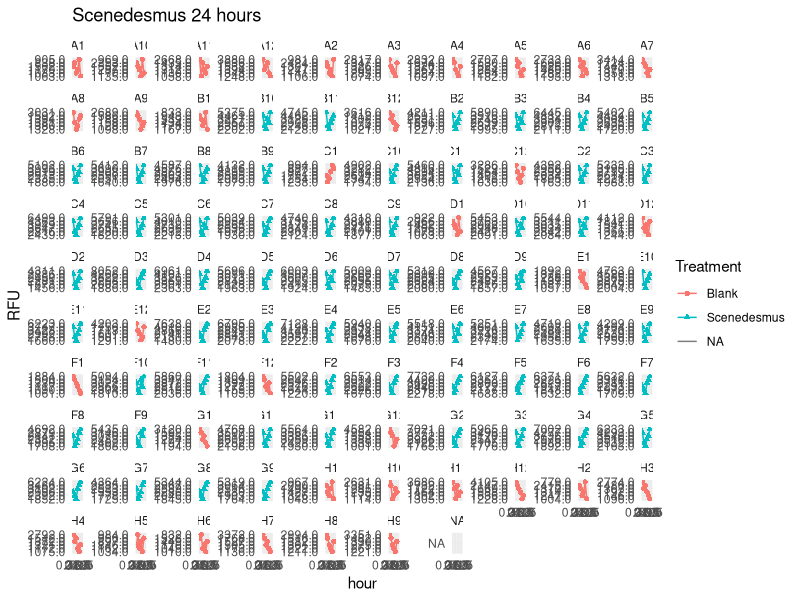

Write the R code that produced this figure. (Note: this script raises an error after producing the figure.)
##Ijeoma Nwafor 
#Jan 27th 
# R* experiment from Jan 26th - Jan 29th; growth rates - then will fnid r*

#loading in packages
library(ggplot2)
library(tidyverse)
library(dplyr)
library(readxl)
library(cowplot)

## this is allowing me to see how they are declining/ some are growing - but i dont like this plot it produces
## average the wells and take that? remember to account for resource concentration!

#scenedesmus
jan27_scen <- read_excel("data/Rstar_experiment.xlsx", sheet = "scenedesmus_21C")%>%
  mutate(unique_well = paste(Well, hour, Treatment, sep = "_"))

jan27_scen <- jan27_scen[!(row.names(jan27_scen) %in% c("1")),]

jan27_scen %>% 
  ggplot(aes( x = hour, y = RFU, colour = Treatment, group = unique_well))+
  geom_point(aes(shape = Treatment), size = 1.5) +
  theme_minimal() +
  facet_wrap(~Well, scales = "free_y") +
  geom_line(aes(x = hour, y = RFU, group = Well)) +
  ggtitle('Scenedesmus 24 hours')

#fistulifera
jan27_fist <- read_excel("data/Rstar_experiment.xlsx", sheet = "fistulifera_21C")%>% 
  mutate(unique_well = paste(Well, hour, `Resource Concentration (uM)`, sep = "_"))

jan27_fist <- jan27_fist[!(row.names(jan27_fist) %in% c("1")),]

jan27_fist %>% 
  ggplot(aes( x = hour, y = RFU, colour = `Resource Concentration (uM)`, group = unique_well))+
  theme_minimal() +
  facet_wrap(~Well, scales = "free_y") +
  geom_line(aes(x = hour, y = RFU, group = Well)) +
  ggtitle('Fistulifera 24 hours')
